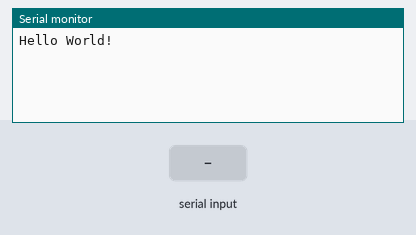
This sketch was run on a simulated Arduino Uno, built with avr-gcc and run on an emulated ATmega328P. On the bench: the last lines printed to the serial monitor. Inputs (shaded band) come from the test bench.

Above: at 1.2 s.
1.3 s: "1" received over the second serial link
At 2.5 s:
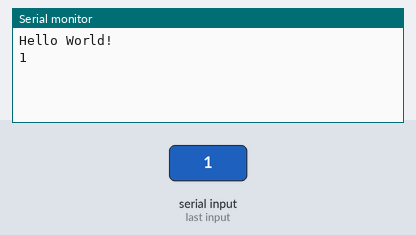
2.8 s: "0" received over the second serial link
At 3.9 s:
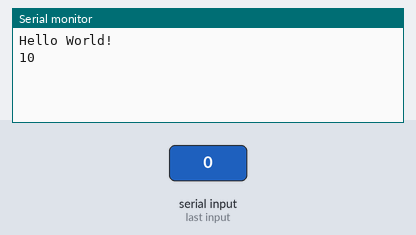

The sketch:

4_softwareSerial.ino
```cpp
/*
  Exemplo traduzido da IDE Arduino

  Envia para a software serial tudo que receber da serial por hardware (USB)
  Envia para a serial por hardware (USB) tudo que receber da software serial

  O circuito:
  * RX eh o pino digital 10 (conectar ao TX do outro dispositivo)
  * TX eh o pino digital 11 (conectar ao RX do outro dispositivo)

  Nota:
  Nem todos pinos da Arduino Mega nem Mega 2560 suportam interrupcoes,
  entao somente os seguintes pinos podem ser usados para RX:
  10, 11, 12, 13, 50, 51, 52, 53, 62, 63, 64, 65, 66, 67, 68, 69

  Nem todos pinos da Arduino Leonardo suportam interrupcoes,
  entao somente os seguintes pinos podem ser usados para RX:
  8, 9, 10, 11, 14 (MISO), 15 (SCK), 16 (MOSI).
*/

#include <SoftwareSerial.h>

SoftwareSerial serialPorSoftware(10, 11); // RX, TX

void setup()
{
  // Abre a comunicacao serial da USB
  Serial.begin(9600);
  Serial.println("Hello World!");

  // Abre a comunicacao software serial (bluetooth)
  // set the data rate for the SoftwareSerial port
  serialPorSoftware.begin(9600);
  serialPorSoftware.println("Hello, world?");
}

void loop()
{
  // Caso tenha algo pra ser lido da software serial, le e manda pra serial da USB
  if (serialPorSoftware.available())
    Serial.write(serialPorSoftware.read());

  // Caso tenha algo pra ser lido da serial da USB, le e manda pra software serial
  if (Serial.available())
    serialPorSoftware.write(Serial.read());
}
```

Measured:
- after the input at 1.3 s, the serial monitor: prints a new line at once (image 1)
- after the input at 2.8 s, the serial monitor: prints a new line at once (image 2)
